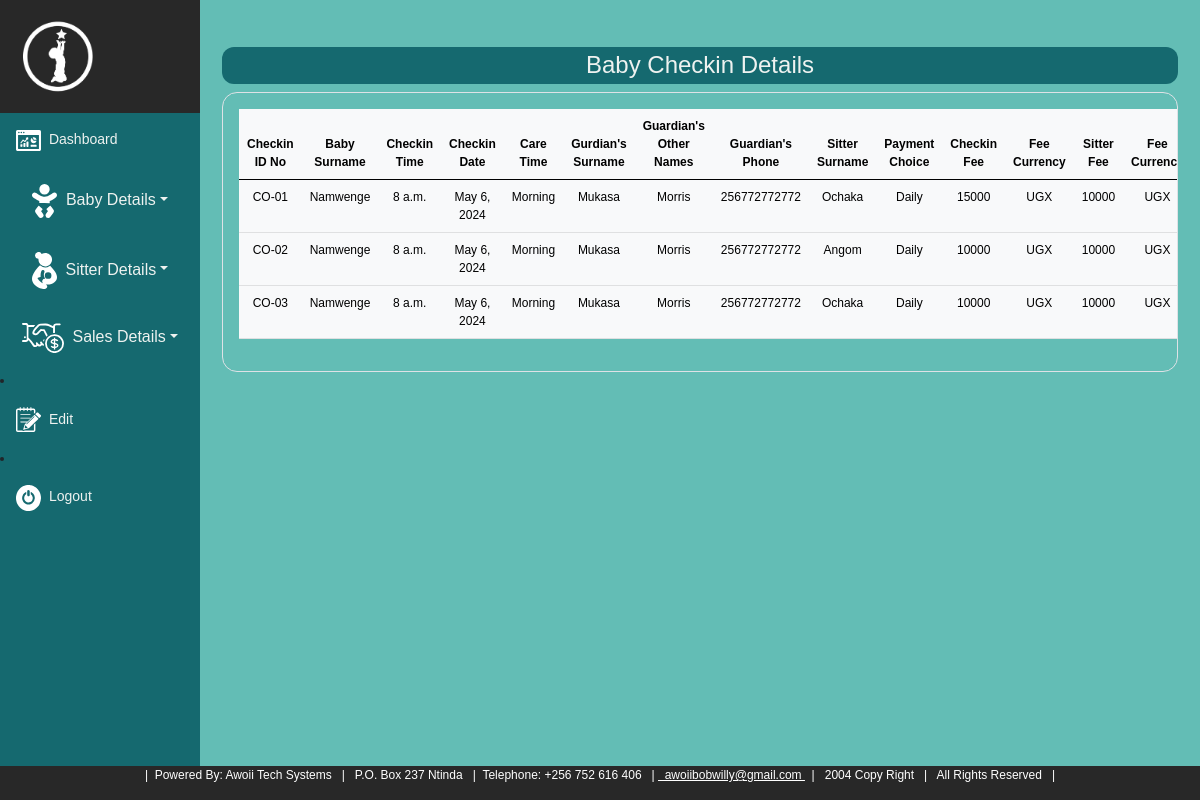
Screenshot of /bcheckoutrecord/ (signed in) with the database file from the repository.
### atsapp/models.py (models this page shows, shortened)
class Checkout(models.Model):
    baby_id = models.ForeignKey(Baby_Register, on_delete=models.CASCADE)
    checkout_time = models.TimeField()
    checkout_date = models.DateField()
    checkout_care_time = models.CharField(max_length=10, choices=[('Morning', 'Morning'), ('Afternoon', 'Afternoon'), ('Evening', 'Evening'), ('Night', 'Night'),])
    checkout_guardians_sur_name = models.CharField(max_length=100)
    checkout_guardians_other_names = models.CharField(max_length=200)
    checkout_guardians_telephone = models.IntegerField()
    sitter_id = models.ForeignKey(Sitter_Register, on_delete=models.CASCADE)
    checkout_payment_choice = models.CharField(max_length=10, choices=[('Daily', 'Daily'), ('Weekly', 'Weekly'), ('Monthly', 'Monthly'),])
    daystar_care_time_fee = models.IntegerField()
    daystar_care_time_fee_currency = models.CharField(max_length= 10, choices=[('UGX', 'UGX'), ('USD', 'USD')], default= 'UGX')
    checkout_sitter_fee = models.IntegerField()
    checkout_sitter_fee_currency = models.CharField(max_length= 10, choices=[('UGX', 'UGX'), ('USD', 'USD')], default= 'UGX')
    checkout_comment = models.CharField(max_length=1000)

class Baby_Register(models.Model):
    babiz_sur_name = models.CharField(max_length=20)
    babiz_other_names = models.CharField(max_length=20)
    babiz_gender = models.CharField(max_length=20, choices=[('Male', 'Male'), ('Female', 'Female')])
    babiz_date_of_birth = models.DateField()
    parentz_sur_name = models.CharField(max_length=20)
    parentz_other_names = models.CharField(max_length=20)
    parentz_gender = models.CharField(max_length=20, choices=[('Male', 'Male'), ('Female', 'Female')])
    parentz_date_of_birth = models.DateField()
    parentz_telephone = models.IntegerField()
    parentz_address = models.CharField(max_length=50)
    parentz_email = models.EmailField(max_length=50)
    def __str__(self):
        return self.babiz_sur_name

class Sitter_Register(models.Model):
    sit_sur_name = models.CharField(max_length=20)
    sit_other_names = models.CharField(max_length=20)
    sit_gender = models.CharField(max_length=20, choices=[('Male', 'Male'), ('Female', 'Female')])
    sit_date_of_birth = models.DateField()
    sit_nin_number = models.CharField(max_length=20)
    sit_educlevel = models.CharField(max_length=20, choices=[('Primary', 'Primary'), ('O-Level', 'O-Level'), ('A-Level', 'A-Level'), ('Certificate', 'Certificate'), ('Diploma', 'Diploma'), ('Degree', 'Degree'), ('Others', 'Others')])
    sit_religion = models.CharField(max_length=20, choices=[('Born Aagain', 'Born Aagain'), ('Anglican', 'Anglican'), ('Catholic', 'Catholic'), ('Islam', 'Islam'), ('Others', 'Others')])
    sit_address = models.CharField(max_length=20, choices=[('Kabalagala', 'Kabalagala'), ('Other', 'Other')])
    sit_email = models.EmailField(max_length=50)
    sit_telephone = models.IntegerField()
    snok_sur_name = models.CharField(max_length=20)
    snok_other_names = models.CharField(max_length=10)
    snok_gender = models.CharField(max_length=20, choices=[('Male', 'Male'), ('Female', 'Female')])
    snok_date_of_birth = models.DateField()
    snok_address = models.CharField(max_length=50)
    snok_email = models.EmailField(max_length=50)
    snok_telephone = models.IntegerField()
    def __str__(self):
        return self.sit_sur_name

### atsapp/views.py (the view)
# urls.py: path('bcheckoutrecord/', views.bcheckout_list, name='bcheckoutrecord'),
@login_required
def bcheckout_list(request):
    checkoutlist = Checkout.objects.all()
    return render(request, 'atsapp/bcheckoutrecord.html', {'checkoutlist': checkoutlist})

### atsapp/templates/atsapp/bcheckoutrecord.html (shortened to what this page needs)
{% extends 'atsapp/base.html' %}
{% load static %}
{% block content %}
<div class="container mt-4" style = "font-size: 12px; border-radius: 40px">
  <h4  class="infoheading">Baby Checkin Details</h4>
  <div class="border p-3 overflow-scroll" style = "border-radius: 15px;">
    <table class="table table table-hover table-light">
        <thead>
          <tr>
            <th scope="col">Checkin ID No</th>
            <th scope="col">Baby Surname</th>
            <th scope="col">Checkin Time</th>
            <th scope="col">Checkin Date</th>
            <th scope="col">Care Time</th>
            <th scope="col">Gurdian's Surname</th>
            <th scope="col">Guardian's Other Names</th>
            <th scope="col">Guardian's Phone</th>
            <th scope="col">Sitter Surname</th>
            <th scope="col">Payment Choice</th>
            <th scope="col">Checkin Fee</th>
            <th scope="col">Fee Currency</th>
            <th scope="col">Sitter Fee</th>
            <th scope="col">Fee Currency</th>
          </tr>
        </thead>
        <tbody>
          {% for checkout in checkoutlist %}
          <tr>
            <td>CO-0{{ checkout.id }}</td>
            <td>{{ checkout.baby_id }}</td>
            <td>{{ checkout.checkout_time }}</td>
            <td>{{ checkout.checkout_date }}</td>
            <td>{{ checkout.checkout_care_time }}</td>
            <td>{{ checkout.checkout_guardians_sur_name }}</td>
            <td>{{ checkout.checkout_guardians_other_names }}</td>
            <td>{{ checkout.checkout_guardians_telephone }}</td>
            <td>{{ checkout.sitter_id }}</td>
            <td>{{ checkout.checkout_payment_choice }}</td>
            <td>{{ checkout.daystar_care_time_fee }}</td>
            <td>{{ checkout.daystar_care_time_fee_currency }}</td>
            <td>{{ checkout.checkout_sitter_fee }}</td>
            <td>{{ checkout.checkout_sitter_fee_currency }}</td>
          </tr>
          {% endfor %}
        </tbody>
      </table>
  </div>
  </div>
{% endblock %}

### atsapp/static/atsapp/css/stail.css (style rules this page uses)
body { margin: 0; font-family: Arial, Helvetica, sans-serif; background-color: rgb(99, 189, 181); font-size: 14px; }
.container { position: relative; text-align: center; color: white; }
.infoheading { background-color:rgb(21, 105, 111); border-radius: 12px; text-align: center; padding: 4px; text-align: center; color: rgb(238, 242, 240); margin-top: 20px; }
.container { padding: 2px 6px; }

### rows the page displays
Checkout: id "1", baby_id "Namwenge", checkout_time "8 a.m.", checkout_date "May 6, 2024", checkout_care_time "Morning", checkout_guardians_sur_name "Mukasa", checkout_guardians_other_names "Morris", checkout_guardians_telephone "256772772772", sitter_id "Ochaka", checkout_payment_choice "Daily", daystar_care_time_fee "15000", daystar_care_time_fee_currency "UGX", checkout_sitter_fee "10000", checkout_sitter_fee_currency "UGX"
Checkout: id "2", baby_id "Namwenge", checkout_time "8 a.m.", checkout_date "May 6, 2024", checkout_care_time "Morning", checkout_guardians_sur_name "Mukasa", checkout_guardians_other_names "Morris", checkout_guardians_telephone "256772772772", sitter_id "Angom", checkout_payment_choice "Daily", daystar_care_time_fee "10000", daystar_care_time_fee_currency "UGX", checkout_sitter_fee "10000", checkout_sitter_fee_currency "UGX"
Checkout: id "3", baby_id "Namwenge", checkout_time "8 a.m.", checkout_date "May 6, 2024", checkout_care_time "Morning", checkout_guardians_sur_name "Mukasa", checkout_guardians_other_names "Morris", checkout_guardians_telephone "256772772772", sitter_id "Ochaka", checkout_payment_choice "Daily", daystar_care_time_fee "10000", daystar_care_time_fee_currency "UGX", checkout_sitter_fee "10000", checkout_sitter_fee_currency "UGX"
